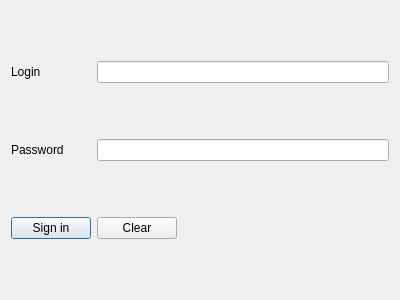
<?xml version="1.0" encoding="UTF-8"?>
<ui version="4.0">
 <class>Login</class>
 <widget class="QDialog" name="Login">
  <property name="geometry">
   <rect>
    <x>0</x>
    <y>0</y>
    <width>400</width>
    <height>300</height>
   </rect>
  </property>
  <property name="windowTitle">
   <string>Dialog</string>
  </property>
  <layout class="QGridLayout" name="gridLayout">
   <item row="2" column="0">
    <widget class="QPushButton" name="singInButton">
     <property name="text">
      <string>Sign in</string>
     </property>
    </widget>
   </item>
   <item row="2" column="1">
    <widget class="QPushButton" name="clearButton">
     <property name="text">
      <string>Clear</string>
     </property>
    </widget>
   </item>
   <item row="2" column="2">
    <spacer name="horizontalSpacer">
     <property name="orientation">
      <enum>Qt::Horizontal</enum>
     </property>
     <property name="sizeHint" stdset="0">
      <size>
       <width>40</width>
       <height>20</height>
      </size>
     </property>
    </spacer>
   </item>
   <item row="0" column="0">
    <widget class="QLabel" name="labelLogin">
     <property name="text">
      <string>Login</string>
     </property>
    </widget>
   </item>
   <item row="1" column="0">
    <widget class="QLabel" name="labelPassword">
     <property name="text">
      <string>Password</string>
     </property>
    </widget>
   </item>
   <item row="0" column="1" colspan="2">
    <widget class="QLineEdit" name="loginInput"/>
   </item>
   <item row="1" column="1" colspan="2">
    <widget class="QLineEdit" name="passwordInput">
     <property name="clearButtonEnabled">
      <bool>false</bool>
     </property>
    </widget>
   </item>
  </layout>
 </widget>
 <resources/>
 <connections/>
</ui>
